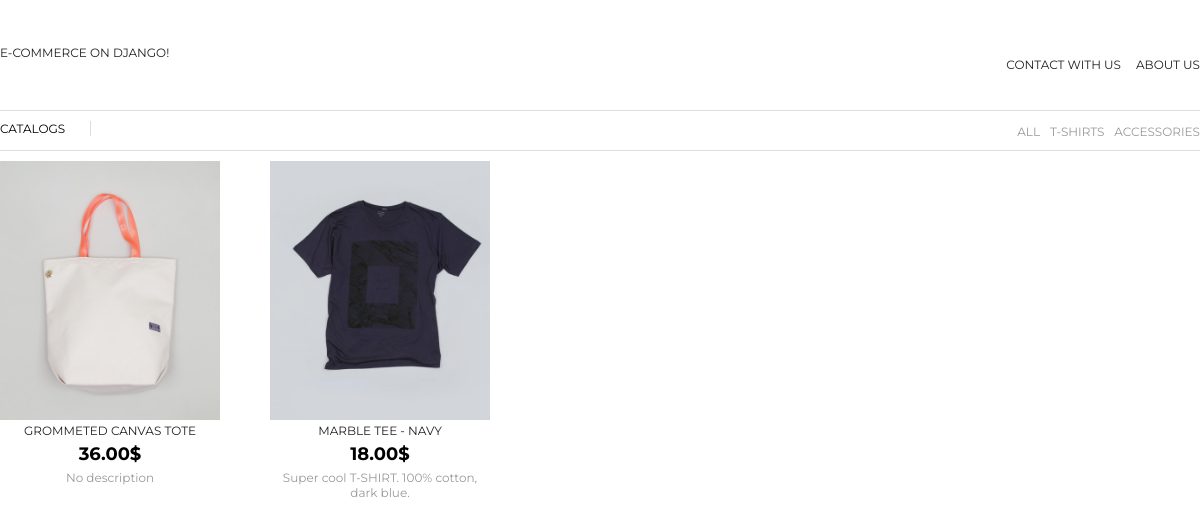
/main/, run on the app's committed database.
### Bank/models.py (models this page shows, shortened)
class Category(models.Model):
    name = models.CharField(max_length=255)
    slug = models.SlugField(max_length=140, unique=True)
    description = models.TextField()
    created_at = models.DateTimeField(auto_now_add=True)
    is_active = models.BooleanField(default=True)
    is_first = models.BooleanField(default=True)
    class Meta:
        ordering = ['-is_first']
        verbose_name_plural = 'Categories'

class Product(models.Model):
    name = models.CharField(max_length=255, unique=True)
    slug = models.SlugField(max_length=150, unique=True)
    price = models.DecimalField(max_digits=9, decimal_places=2)
    image = models.ImageField(upload_to='media/images/', blank=True, default="no")
    description = models.TextField(max_length=300, default="No description")
    quantity = models.IntegerField()
    created_at = models.DateTimeField(auto_now_add=True)
    catalog = models.ManyToManyField(Category)
    class Meta:
        ordering = ['-created_at']
    def get_price(self):
        return str(self.price) + "$"

### Bank/views.py (the view)
# urls.py: url(r'^main/$', views.main_view, name='main'),
def main_view(request):
    categories = Category.objects.filter(is_active=True)
    all = categories.get(name="All")
    return render_to_response('main.html', {#'user': MyBankUser.objects.get(pk=request.user.id)
                                            'categories': categories,
                                            'all_category': all}, context_instance=RequestContext(request))

### templates/main.html (shortened to what this page needs)
{% extends "base.html" %}
{% block content %}
    <div>
        {% if categories %}
            {% for product in all_category.product_set.all %}
                    <div class="product-block">
                        <img src="{{ MEDIA_URL }}{{ product.image }}"  width="220px" height="259"/>
                        <a href="{% url 'product' product.slug %}">{{ product.name }}</a>
                        <p class="product-price"><b>{{ product.get_price }}</b></p>
                        <p class="product-description">{{ product.description }}</p>
                    </div>
            {% endfor %}
        {% else %}
            <p>No categories at the moment!</p>
        {% endif %}
    </div>
{% endblock %}

### templates/base.html (shortened to what this page needs)
{% load staticfiles %}
<!DOCTYPE html>
<html>
<head lang="en">
    <link rel="stylesheet" type="text/css" href="{% static 'Bank/style.css' %}"
</head>
<body>
    <div class="head-container">
        <div class="header">
            <p class="main-title"><a href="{% url 'main' %}">E-Commerce On Django!</a></p>
            <ul class="navbar">
                <li><a href="">Contact with us</a> </li>
                <li><a href="">About us</a></li>
            </ul>
        </div>
        <div class="cf"></div>
    </div>
    <div class="menu-container">
        <div class="menu-categories">
            <div class="top"></div>
                <div class="menu-title">
                    <p>Catalogs</p>
                </div>
                <div class="categories-list">
                    <ul class="categories-navbar">
                        {% if categories %}
                            {% for category in categories %}
                                <li><a href="{% url 'category' category.slug%}">{{ category.name|upper}}</a></li>
                            {% endfor %}
                        {% else %}
                            <p>No categories! Sorry.</p>
                        {% endif %}
                    </ul>
                </div>
            <div class="cf"></div>
            <div class="top"></div>
        </div>
    </div>
    <div class="content">
        {% block content %}{% endblock %}
    </div>
</body>
</html>

### Bank/static/Bank/style.css (style rules this page uses)
* { margin: 0; padding: 0; }
body { width: 1200px; margin: 0 auto; }
p { font-size: 12px; }
* { font-family: 'Montserrat', sans-serif; }
.head-container { height: 100px; background-color: white; }
.header { padding-top: 45px; text-align: center; color: #231f20; font-size: 25px; text-transform: uppercase; }
.main-title { float: left; font-family: 'Montserrat', sans-serif; }
.navbar { float: right; }
.navbar li { float: left; margin-left: 15px; list-style-type: none; }
.navbar li:first-child { margin-left: 0; }
a { text-decoration: none; font-family: 'Montserrat', sans-serif; color: #231f20; }
.navbar a { font-size: 12px; font-family: 'Montserrat', sans-serif; }
.content { background-color: white; }
.top { border-top: 1px solid #ddd; margin: 10px 0 10px 0; }
.categories-navbar { float: right; }
.categories-navbar li { float: left; margin-left: 10px; list-style: none; }
.categories-navbar li a { font-size: 12px; color: #999; }
.product-block { font-size: 12px; float: left; width: 220px; text-align: center; margin-left: 50px; }
.product-block:first-child { margin-left: 0; }
.product-description { margin-top: 5px; color: #999; }
.menu-title { float: left; }
.menu-title p { text-transform: uppercase; padding-right: 25px; border-right: 1px solid #ddd; }
.product-price { margin-top: 5px; font-size: 18px; }
.cf:before, .cf:after { content: " "; display: table; }
.cf:after { clear: both; }

### data on the page
Category: name "ALL"
Category: name "T-SHIRTS"
Category: name "ACCESSORIES"
Product: image (picture), name "GROMMETED CANVAS TOTE", get_price "36.00$", description "No description"
Product: image (picture), name "MARBLE TEE - NAVY", get_price "18.00$", description "Super cool T-SHIRT. 100% cotton, dark blue."
